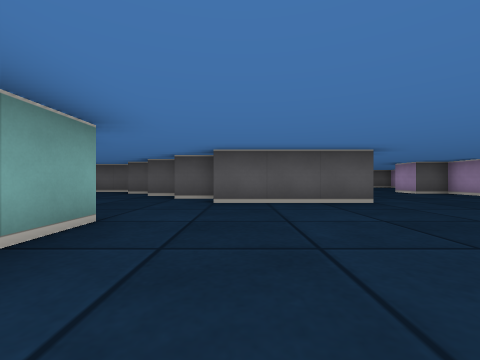
view 1 (above)

23 first-person views from a walk through a cub3D maze. The camera is about half as high as the walls, looks level and sees 90° across. The floor is counted in squares. Each view is taken from the middle of a square. On the plan, view 1 faces up. The plan holds only what a view shows up to about 9 squares ahead; the rest is blank.

view 2
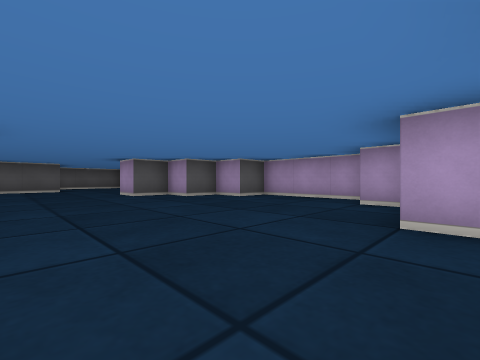

view 3
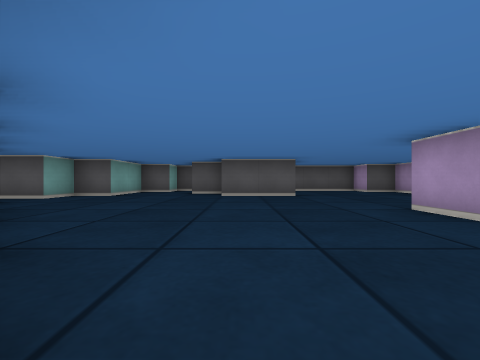

view 4
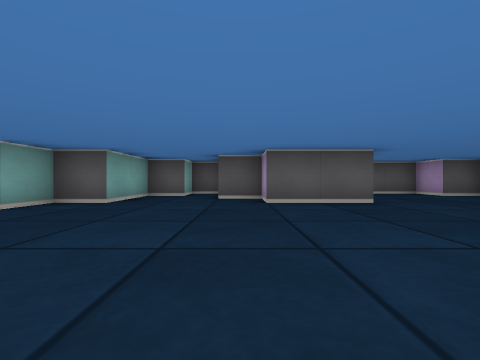

view 5
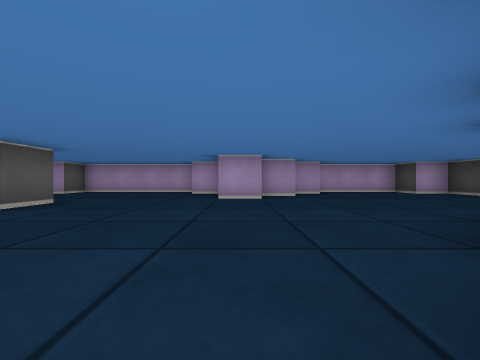

view 6
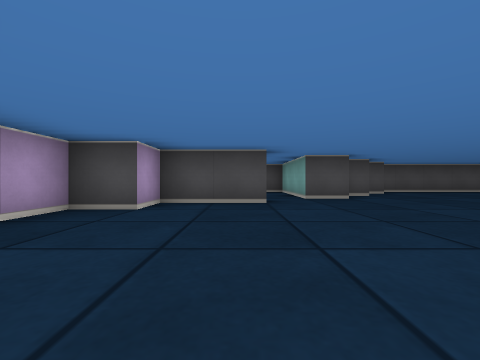

view 7
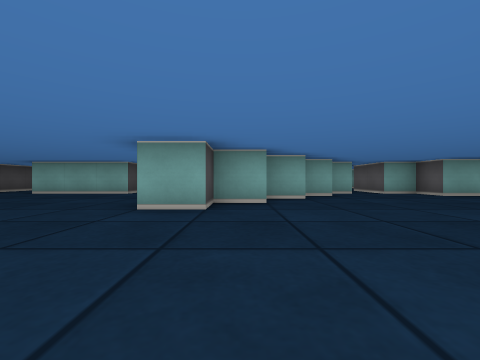

view 8
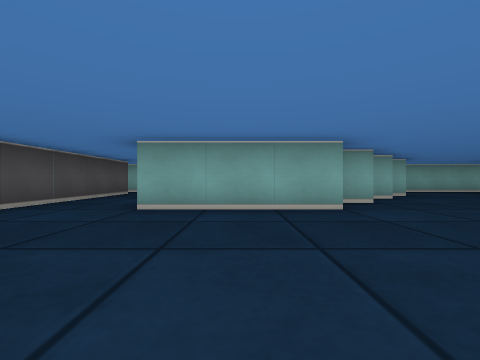

view 9
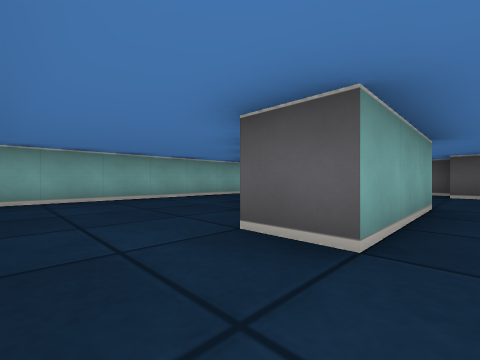

view 10
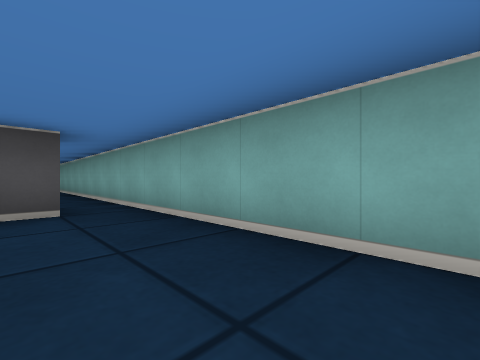

view 11
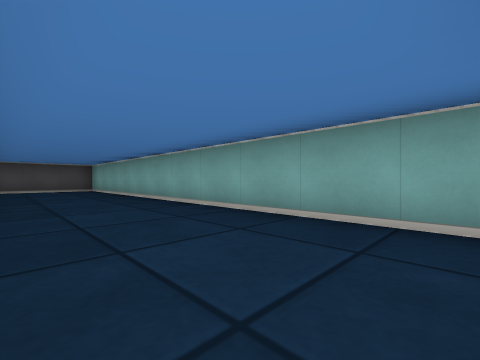

view 12
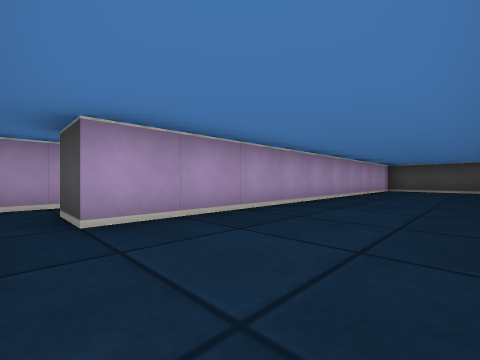

view 13
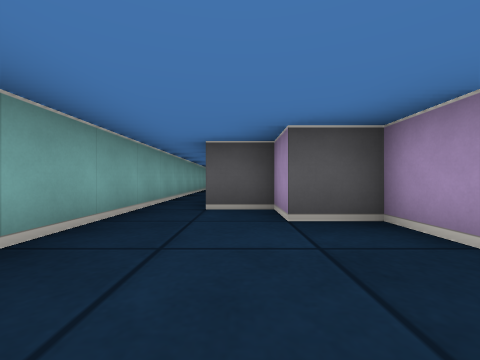

view 14
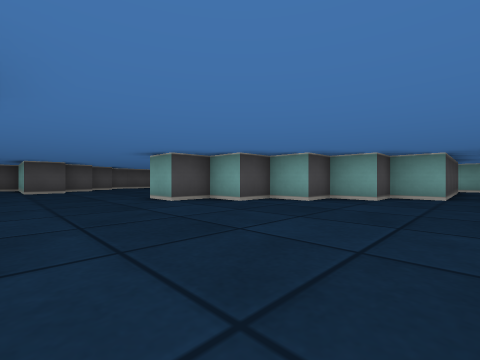

view 15
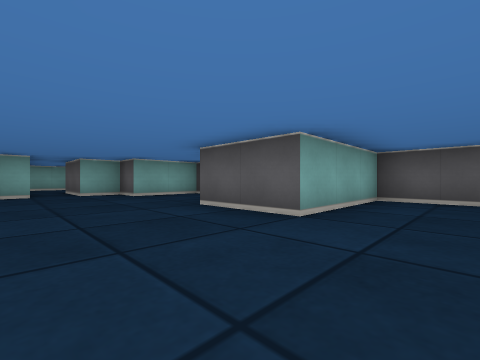

view 16
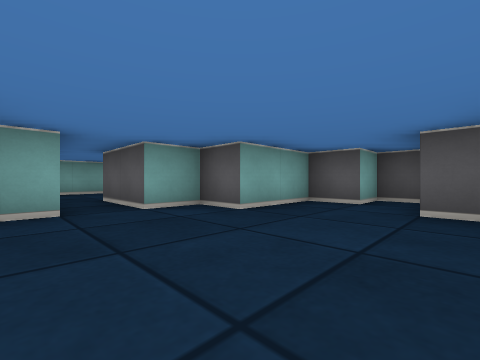

view 17
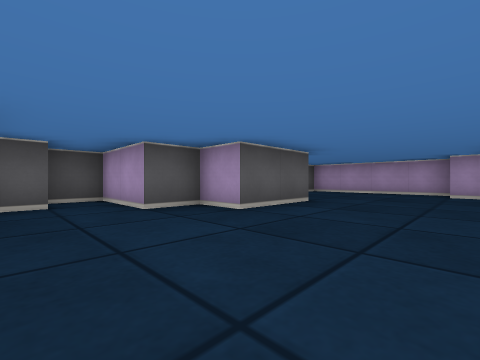

view 18
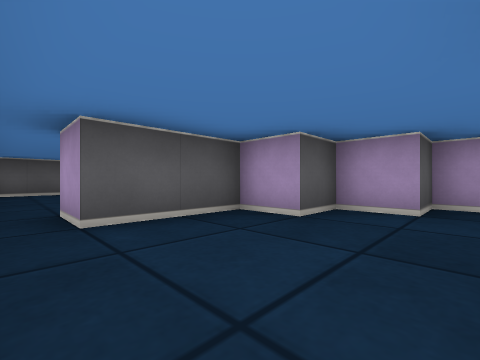

view 19
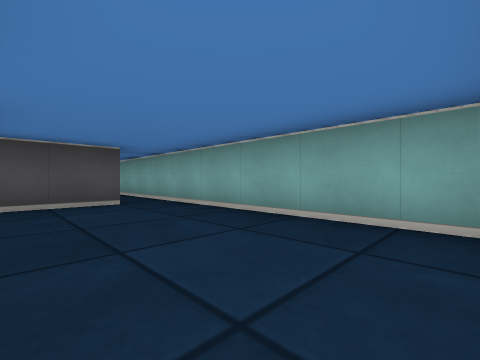

view 20
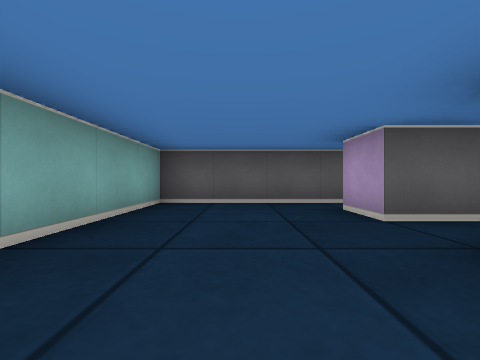

view 21
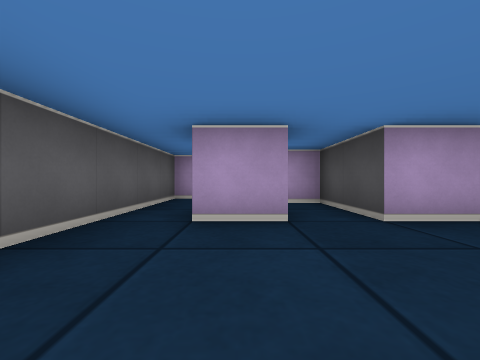

view 22
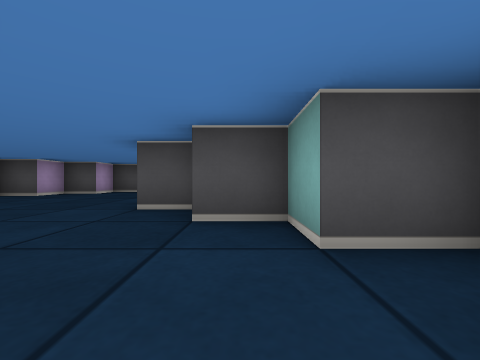

view 23
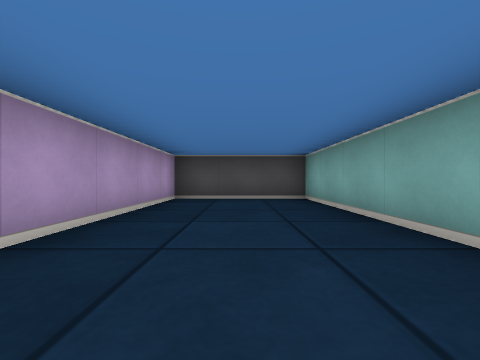

### Floor plan
Ten units are one square. View 1 is at (0, 0); x grows to the right and y downward. Boxes are objects, and circles mark ways between rooms. Rooms are numbered by the first view taken in them; rooms with no view inside come last. Other rooms are left out.
<svg viewBox="-70 -150 160 300">
<path fill="none" stroke="#000" d="M-5 -55 -15 -55M-15 -60 -15 -65 -25 -65 -25 -75 -35 -75 -35 -85 -55 -85 -55 -95M-24 -25 -15 -25 -15 5 -25 5M34 -5 45 -5M75 -86 75 -95M55 -10 55 -15 75 -15 75 -25 85 -25 85 -55 75 -55 75 -65 65 -65 65 -75 55 -75 55 -85M-35 -95 -15 -95 -15 -85 -5 -85 -5 -75 5 -75 5 -65 15 -65 15 -55 25 -55 25 -45 -5 -45M-45 -45 -35 -45 -35 -35 -25 -35 -25 -29M85 -95 85 -135 75 -135 75 -145 45 -145 45 -115 25 -115 25 -125 15 -125 15 -145 5 -145 5 -135 -5 -135 -5 -115 -15 -115 -15 -105 -35 -105M-35 -5 -35 -15 -45 -15 -45 -25 -55 -25M-65 -95 -65 -15M-35 25 15 25 15 15 25 15 25 5 35 5M-65 35 -65 145 -35 145 -35 45M-55 25 -35 25M-65 -15 -65 35M-35 -105 -35 -115 -15 -115 -15 -121M-25 -125 -35 -125 -35 -135M-55 -95 -35 -95M-5 -140 -5 -145 -65 -145 -65 -95"/>
<circle cx="-42" cy="0" r="3" fill="#2a7"/>
<circle cx="-25" cy="-100" r="3" fill="#2a7"/>
<circle cx="-60" cy="-90" r="3" fill="#2a7"/>
<circle cx="-60" cy="30" r="3" fill="#2a7"/>
<text x="20" y="-60">1</text>
<text x="-50" y="90">2</text>
<text x="-50" y="10">3</text>
<text x="-40" y="-120">4</text>
</svg>
Room 1 opens to room 3. Room 1 opens to room 4. Room 2 opens to room 3.

Where each view was taken, in squares from view 1:
view 1: 0 up, 0 right, facing up
view 2: 1 up, 3 right, facing up-right
view 3: 5 up, 3 right, facing up
view 4: 7 up, 2 right, facing up
view 5: 8 up, 0 right, facing right
view 6: 6 up, 6 right, facing down
view 7: 6 up, 6 right, facing left
view 8: 1 up, 2 right, facing left
view 9: 2 down, 1 left, facing up-left
view 10: 1 up, 5 left, facing down-left
view 11: 4 down, 4 left, facing down-left
view 12: 4 down, 6 left, facing down-right
view 13: 1 down, 5 left, facing up
view 14: 10 up, 5 right, facing down-left
view 15: 9 up, 6 right, facing up-left
view 16: 9 up, 2 right, facing up-left
view 17: 9 up, 0 right, facing up-right
view 18: 6 up, 6 left, facing up-right
view 19: 14 up, 4 left, facing down-left
view 20: 10 up, 5 left, facing up
view 21: 13 up, 6 left, facing right
view 22: 6 up, 3 left, facing down
view 23: 9 down, 5 left, facing down
